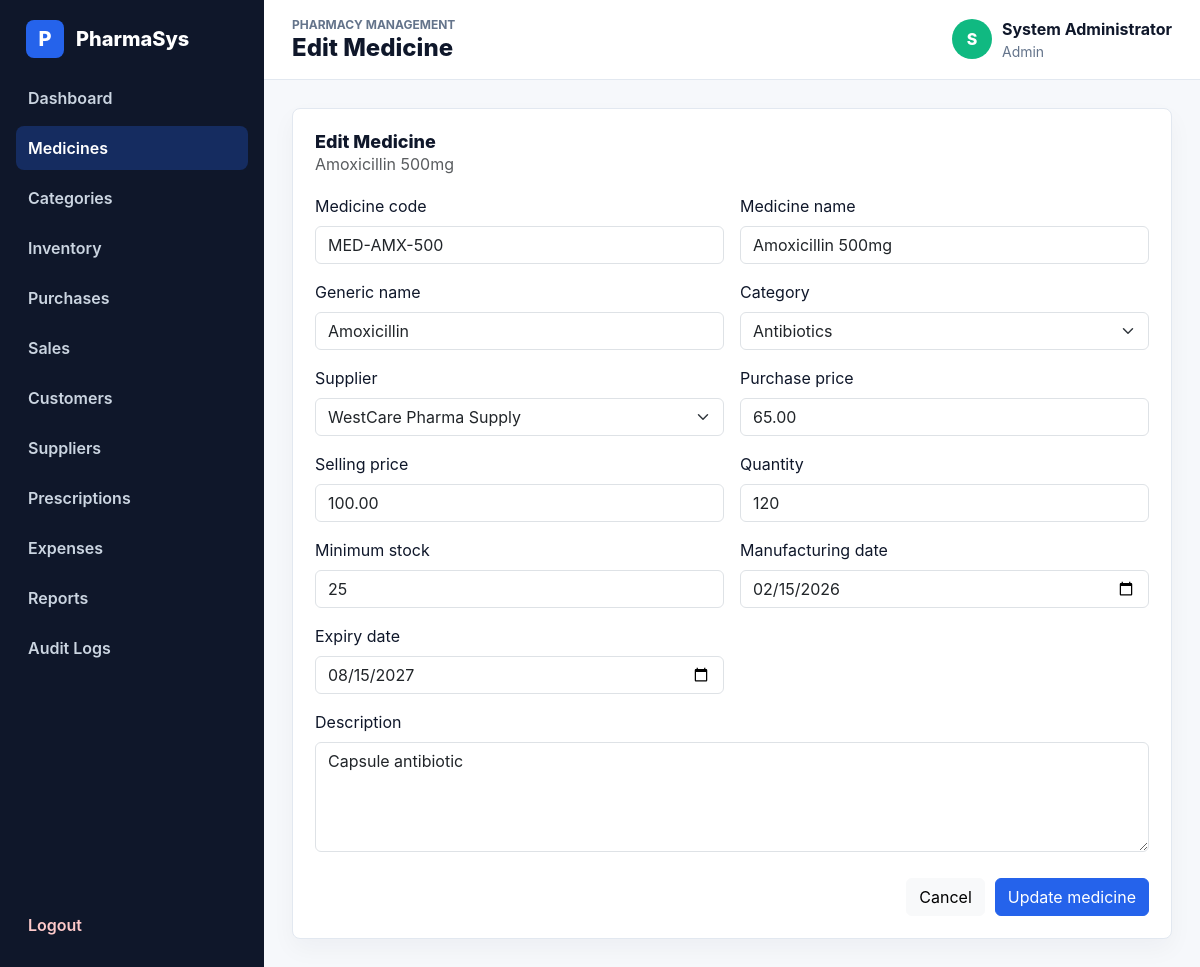
The app's page /modules/medicines/edit.php?id=2 (signed in) with its own data.
### tables this page shows
CREATE TABLE medicines (
    id INT AUTO_INCREMENT PRIMARY KEY,
    category_id INT,
    supplier_id INT,
    medicine_code VARCHAR(50) UNIQUE NOT NULL,
    medicine_name VARCHAR(150) NOT NULL,
    generic_name VARCHAR(150),
    purchase_price DECIMAL(10,2) NOT NULL,
    selling_price DECIMAL(10,2) NOT NULL,
    quantity INT DEFAULT 0,
    minimum_stock INT DEFAULT 10,
    manufacturing_date DATE,
    expiry_date DATE,
    description TEXT,
    created_at TIMESTAMP DEFAULT CURRENT_TIMESTAMP,
    INDEX idx_medicines_name (medicine_name),
    INDEX idx_medicines_expiry (expiry_date),
    INDEX idx_medicines_stock (quantity, minimum_stock),
    FOREIGN KEY (category_id) REFERENCES categories(id),
    FOREIGN KEY (supplier_id) REFERENCES suppliers(id)
);

CREATE TABLE categories (
    id INT AUTO_INCREMENT PRIMARY KEY,
    name VARCHAR(100) NOT NULL,
    description TEXT,
    UNIQUE KEY uq_categories_name (name)
);

CREATE TABLE suppliers (
    id INT AUTO_INCREMENT PRIMARY KEY,
    company_name VARCHAR(150) NOT NULL,
    contact_person VARCHAR(100),
    phone VARCHAR(20),
    email VARCHAR(100),
    address TEXT,
    created_at TIMESTAMP DEFAULT CURRENT_TIMESTAMP,
    INDEX idx_suppliers_company_name (company_name)
);

### app/Helpers/validation.php (called while the page is built, shortened)
<?php
function old(string $key, mixed $default = ''): mixed
{
    return $_SESSION['_old'][$key] ?? $default;
}
function e(?string $value): string
{
    return htmlspecialchars((string) $value, ENT_QUOTES, 'UTF-8');
}

### config/app.php (called while the page is built)
<?php
return [
    'name' => 'PharmaSys',
    'base_url' => '/PharmaSys',
    'timezone' => 'Africa/Porto-Novo',
    'session_name' => 'pharmasys_session',
];

### app/Helpers/url.php (called while the page is built, shortened)
<?php
function app_config(string $key, mixed $default = null): mixed
{
    static $config = null;
    if ($config === null) {
        $config = require __DIR__ . '/../../config/app.php';
    }
    return $config[$key] ?? $default;
}
function url(string $path = ''): string
{
    $baseUrl = rtrim(app_config('base_url', ''), '/');
    $path = ltrim($path, '/');
    return $path === '' ? $baseUrl : "{$baseUrl}/{$path}";
}

### modules/medicines/_form.php (the view, shortened to what this page needs)
<?php
$medicine = $medicine ?? [];
$categories = $categories ?? [];
$suppliers = $suppliers ?? [];
$action = $action ?? '';
$submitLabel = $submitLabel ?? 'Save medicine';
function field_value(array $medicine, string $key, mixed $default = ''): mixed
{
    return old($key, $medicine[$key] ?? $default);
}
?>
<form class="entity-form" method="post" action="<?php echo e($action); ?>" novalidate>
    <div class="form-grid">
        <div>
            <label class="form-label" for="medicine_code">Medicine code</label>
            <input class="form-control" id="medicine_code" name="medicine_code" value="<?php echo e(field_value($medicine, 'medicine_code')); ?>" required>
        </div>
        <div>
            <label class="form-label" for="medicine_name">Medicine name</label>
            <input class="form-control" id="medicine_name" name="medicine_name" value="<?php echo e(field_value($medicine, 'medicine_name')); ?>" required>
        </div>
        <div>
            <label class="form-label" for="generic_name">Generic name</label>
            <input class="form-control" id="generic_name" name="generic_name" value="<?php echo e(field_value($medicine, 'generic_name')); ?>">
        </div>
        <div>
            <label class="form-label" for="category_id">Category</label>
            <select class="form-select" id="category_id" name="category_id">
                <?php foreach ($categories as $category): ?>
                    <option value="<?php echo (int) $category['id']; ?>" <?php echo (string) field_value($medicine, 'category_id') === (string) $category['id'] ? 'selected' : ''; ?>>
                        <?php echo e($category['name']); ?>
                    </option>
                <?php endforeach; ?>
            </select>
        </div>
        <div>
            <label class="form-label" for="supplier_id">Supplier</label>
            <select class="form-select" id="supplier_id" name="supplier_id">
                <?php foreach ($suppliers as $supplier): ?>
                    <option value="<?php echo (int) $supplier['id']; ?>" <?php echo (string) field_value($medicine, 'supplier_id') === (string) $supplier['id'] ? 'selected' : ''; ?>>
                        <?php echo e($supplier['company_name']); ?>
                    </option>
                <?php endforeach; ?>
            </select>
        </div>
        <div>
            <label class="form-label" for="purchase_price">Purchase price</label>
            <input class="form-control" id="purchase_price" name="purchase_price" type="number" min="0" step="0.01" value="<?php echo e(field_value($medicine, 'purchase_price', '0.00')); ?>" required>
        </div>
        <div>
            <label class="form-label" for="selling_price">Selling price</label>
            <input class="form-control" id="selling_price" name="selling_price" type="number" min="0" step="0.01" value="<?php echo e(field_value($medicine, 'selling_price', '0.00')); ?>" required>
        </div>
        <div>
            <label class="form-label" for="quantity">Quantity</label>
            <input class="form-control" id="quantity" name="quantity" type="number" min="0" value="<?php echo e(field_value($medicine, 'quantity', 0)); ?>" required>
        </div>
        <div>
            <label class="form-label" for="minimum_stock">Minimum stock</label>
            <input class="form-control" id="minimum_stock" name="minimum_stock" type="number" min="0" value="<?php echo e(field_value($medicine, 'minimum_stock', 10)); ?>" required>
        </div>
        <div>
            <label class="form-label" for="manufacturing_date">Manufacturing date</label>
            <input class="form-control" id="manufacturing_date" name="manufacturing_date" type="date" value="<?php echo e(field_value($medicine, 'manufacturing_date')); ?>">
        </div>
        <div>
            <label class="form-label" for="expiry_date">Expiry date</label>
            <input class="form-control" id="expiry_date" name="expiry_date" type="date" value="<?php echo e(field_value($medicine, 'expiry_date')); ?>">
        </div>
        <div class="form-grid-full">
            <label class="form-label" for="description">Description</label>
            <textarea class="form-control" id="description" name="description" rows="4"><?php echo e(field_value($medicine, 'description')); ?></textarea>
        </div>
    </div>
    <div class="form-actions">
        <a class="btn btn-light" href="<?php echo url('modules/medicines/index.php'); ?>">Cancel</a>
        <button class="btn btn-primary" type="submit"><?php echo e($submitLabel); ?></button>
    </div>
</form>

### modules/medicines/edit.php (shortened to what this page needs)
<?php
$id = (int) ($_GET['id'] ?? 0);
$pdo = Database::connection();
$statement = $pdo->prepare('SELECT * FROM medicines WHERE id = :id LIMIT 1');
$statement->execute(['id' => $id]);
$medicine = $statement->fetch();
$categories = $pdo->query('SELECT id, name FROM categories ORDER BY name')->fetchAll();
$suppliers = $pdo->query('SELECT id, company_name FROM suppliers ORDER BY company_name')->fetchAll();
require_once __DIR__ . '/../../templates/header.php';
require_once __DIR__ . '/../../templates/sidebar.php';
?>
<main class="main-panel">
    <?php require_once __DIR__ . '/../../templates/topbar.php'; ?>
    <section class="content-area">
        <section class="panel">
            <div class="panel-header">
                <div>
                    <h2>Edit Medicine</h2>
                    <p class="text-muted mb-0"><?php echo e($medicine['medicine_name']); ?></p>
                </div>
            </div>
            <?php
            $action = url('modules/medicines/update.php');
            $submitLabel = 'Update medicine';
            require __DIR__ . '/_form.php';
            ?>
        </section>
    </section>
</main>
<?php require_once __DIR__ . '/../../templates/footer.php'; ?>

### assets/css/style.css (style rules this page uses)
:root { --primary: #2563eb; --secondary: #0f172a; --success: #10b981; --warning: #f59e0b; --danger: #ef4444; --muted: #64748b; --line: #e2e8f0; --page: #f6f8fb; --panel: #ffffff; }
* { box-sizing: border-box; }
body { margin: 0; color: var(--secondary); background: var(--page); font-family: Inter, system-ui, -apple-system, BlinkMacSystemFont, "Segoe UI", sans-serif; }
a { text-decoration: none; }
.btn-primary { background: var(--primary); border-color: var(--primary); }
.main-panel { min-height: 100vh; margin-left: 264px; }
.content-area { padding: 28px; }
.stat-card, .panel, .auth-card { background: var(--panel); border: 1px solid var(--line); border-radius: 8px; box-shadow: 0 10px 25px rgba(15, 23, 42, 0.04); }
.panel { padding: 22px; }
.panel-header { display: flex; align-items: center; justify-content: space-between; gap: 16px; margin-bottom: 18px; }
.panel-header h2 { margin: 0; font-size: 18px; font-weight: 800; }
.entity-form { display: grid; gap: 20px; }
.form-grid { display: grid; grid-template-columns: repeat(2, minmax(0, 1fr)); gap: 16px; }
.form-grid-full { grid-column: 1 / -1; }
.form-actions { display: flex; justify-content: flex-end; gap: 10px; padding-top: 6px; }

### records on screen
medicines: medicine_name "Amoxicillin 500mg", medicine_code "MED-AMX-500", generic_name "Amoxicillin", category_id "Antibiotics", supplier_id "WestCare Pharma Supply", purchase_price "65.00", selling_price "100.00", quantity "120", minimum_stock "25", manufacturing_date "02/15/2026", expiry_date "08/15/2027", description "Capsule antibiotic"

### other values on screen
$item['label'] "Dashboard"
$item['label'] "Medicines"
$item['label'] "Categories"
$item['label'] "Inventory"
$item['label'] "Purchases"
$item['label'] "Sales"
$item['label'] "Customers"
$item['label'] "Suppliers"
$item['label'] "Prescriptions"
$item['label'] "Expenses"
$item['label'] "Reports"
$item['label'] "Audit Logs"
$pageTitle "Edit Medicine"
substr($user['full_name'] ?? 'U', 0, 1) "S"
$user['full_name'] "System Administrator"
